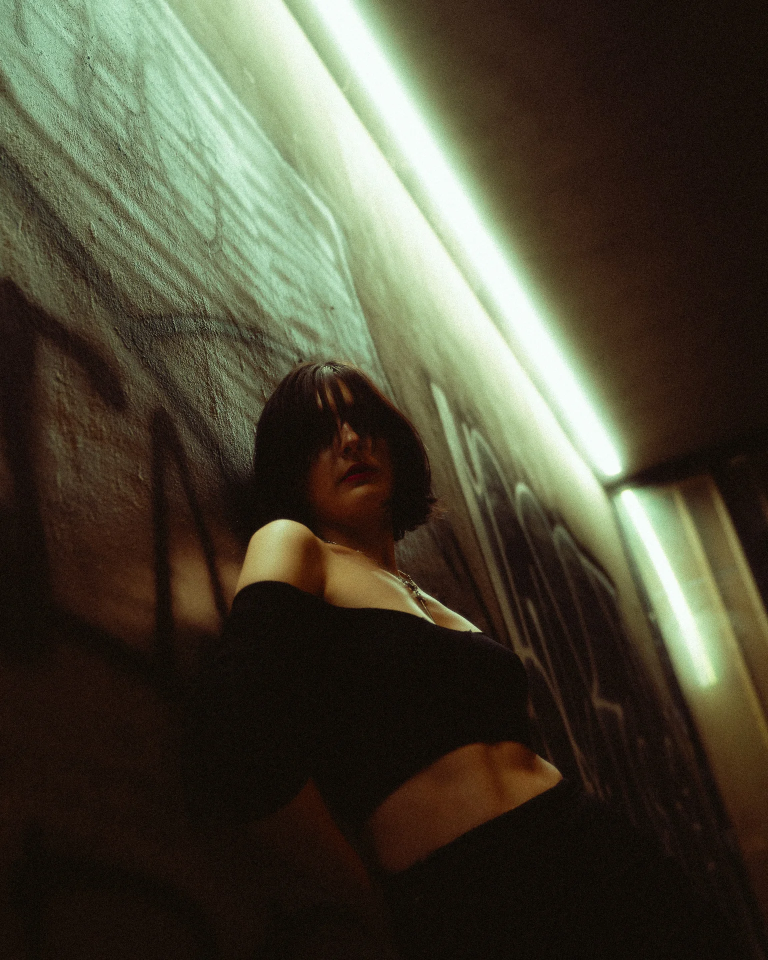
#> input picture src/assets/photos/portrait/hero.webp, 1536 x 1920 px (shown at 1/2 size)
$ python optimize_hero_thumbs.py
#> lines starting #> are read from the running program, lines starting #| are printed output that depends on the picture
#> in optimize_hero_thumbnail, img is the input picture: PIL image 1536x1920 RGB; mean R, G, B 74.3, 70.6, 54
#!/usr/bin/env python3
"""
Photo Collections - Hero Thumbnail Optimizer
Creates 768x768 center-cropped WebP thumbnails for fast hero image loading.

Usage:
    cd src/assets/photos/
    python3 optimize_hero_thumbs.py

This script:
1. Processes existing hero.webp images from each photo collection
2. Creates 768x768 center-cropped square thumbnails
3. Optimizes for fast loading in collection overview cards
4. Maintains high quality for larger displays while reducing file sizes significantly
"""

import os
import sys
from PIL import Image, ImageOps
import json

# Photo collections mapping
COLLECTIONS = {
    'portrait': {
        'input': 'portrait/hero.webp',
        'output': 'hero-thumbs/portrait-hero.webp',
        'name': 'Portrait Collection'
    },
    'aberrant': {
        'input': 'aberrant/hero.webp',
        'output': 'hero-thumbs/aberrant-hero.webp',
        'name': 'Aberrant Collection'
    },
    'performance': {
        'input': 'performance/hero.webp',
        'output': 'hero-thumbs/performance-hero.webp',
        'name': 'Performance Collection'
    },
    'astro': {
        'input': 'astro/hero.webp',
        'output': 'hero-thumbs/astro-hero.webp',
        'name': 'Astro Collection'
    }
}

def center_crop_to_square(image):
    """
    Crop image from center to create a perfect square.
    Maintains aspect ratio by cropping the longer dimension.
    """
    width, height = image.size
#> width = 1536; height = 1920

    if width == height:
        return image

    # Determine crop dimensions
    crop_size = min(width, height)
#> crop_size = 1536

    # Calculate crop coordinates (center crop)
    left = (width - crop_size) // 2
#> left = 0
    top = (height - crop_size) // 2
#> top = 192
    right = left + crop_size
#> right = 1536
    bottom = top + crop_size
#> bottom = 1728

    return image.crop((left, top, right, bottom))
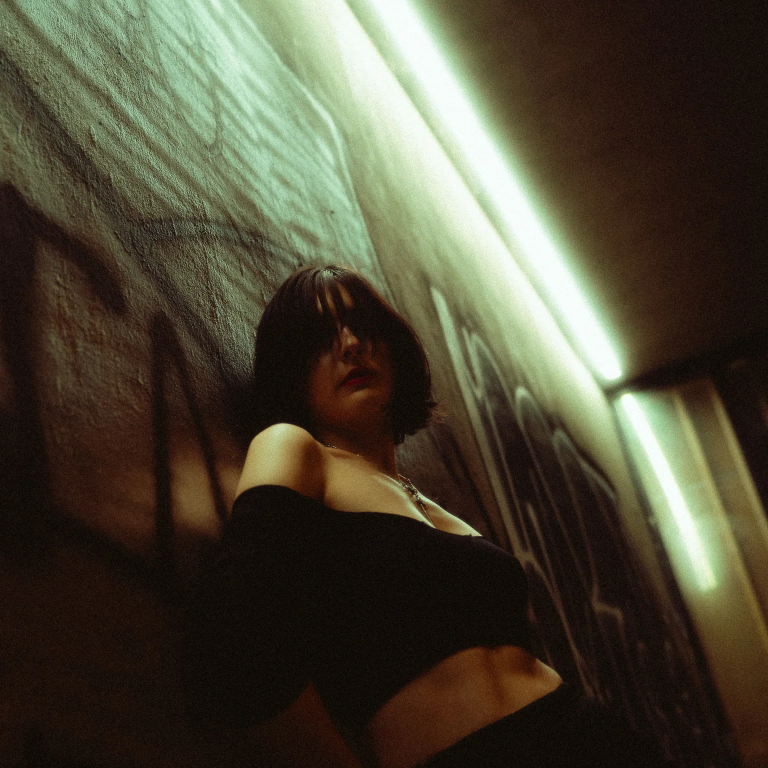
#> returned value: PIL image 1536x1536 RGB (shown at 1/2 size); mean R, G, B 76.5, 71.4, 54.1

def optimize_hero_thumbnail(input_path, output_path, size=768):
    """
    Create optimized hero thumbnail:
    1. Center crop to square
    2. Resize to target size (768x768)
    3. Convert to WebP with high quality optimization
    """
    try:
        # Open and process image
        with Image.open(input_path) as img:
            # Convert to RGB if necessary (handles RGBA, grayscale, etc.)
            if img.mode != 'RGB':
                img = img.convert('RGB')

            # Center crop to square
            img_square = center_crop_to_square(img)

            # Resize to target size with high quality resampling
            img_resized = img_square.resize((size, size), Image.Resampling.LANCZOS)
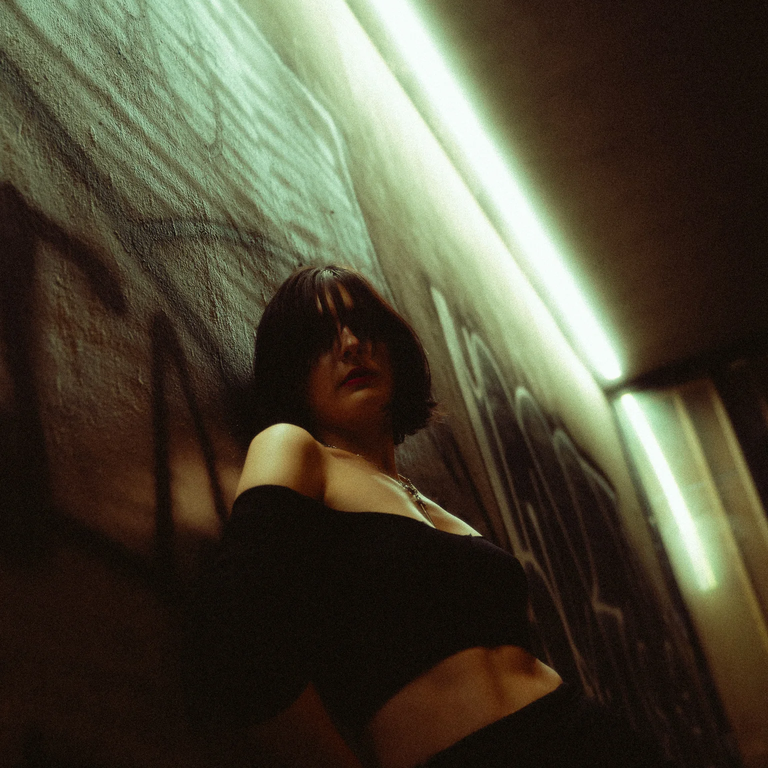
#> img_resized: PIL image 768x768 RGB; mean R, G, B 76.5, 71.4, 54.1

            # Save as optimized WebP with higher quality for hero images
            img_resized.save(
                output_path,
                'WEBP',
                quality=90,   # Higher quality for hero images
                method=6,     # Highest compression effort
                optimize=True
            )

            print(f"✓ Created hero thumbnail: {os.path.basename(output_path)} ({size}x{size})")
            return True

    except Exception as e:
        print(f"✗ Error processing {input_path}: {str(e)}")
        return False

def main():
    # Ensure we're in the right directory
    if not os.path.exists('hero-thumbs'):
        print("Creating hero-thumbs directory...")
        os.makedirs('hero-thumbs')

    print("Photo Collections - Hero Thumbnail Optimizer")
    print("=" * 60)

    success_count = 0
    total_count = len(COLLECTIONS)
    total_size_before = 0
    total_size_after = 0

    for collection_id, config in COLLECTIONS.items():
        input_path = config['input']
        output_path = config['output']
        collection_name = config['name']

        print(f"\nProcessing {collection_name}...")
        print(f"  Input:  {input_path}")
        print(f"  Output: {output_path}")

        # Check if input file exists
        if not os.path.exists(input_path):
            print(f"  ✗ Input file not found: {input_path}")
            continue

        # Get original file size
        original_size = os.path.getsize(input_path)
        original_size_kb = original_size / 1024
        total_size_before += original_size

        print(f"  Original size: {original_size_kb:.1f}KB")

        # Create thumbnail
        if optimize_hero_thumbnail(input_path, output_path):
            success_count += 1

            # Show optimized file size and savings
            if os.path.exists(output_path):
                new_size = os.path.getsize(output_path)
                new_size_kb = new_size / 1024
                total_size_after += new_size
                savings_percent = ((original_size - new_size) / original_size) * 100

                print(f"  Optimized size: {new_size_kb:.1f}KB")
                print(f"  Savings: {savings_percent:.1f}% reduction")
#> pass 2 of the loop in main, `for collection_id, config in COLLECTIONS.items():`:
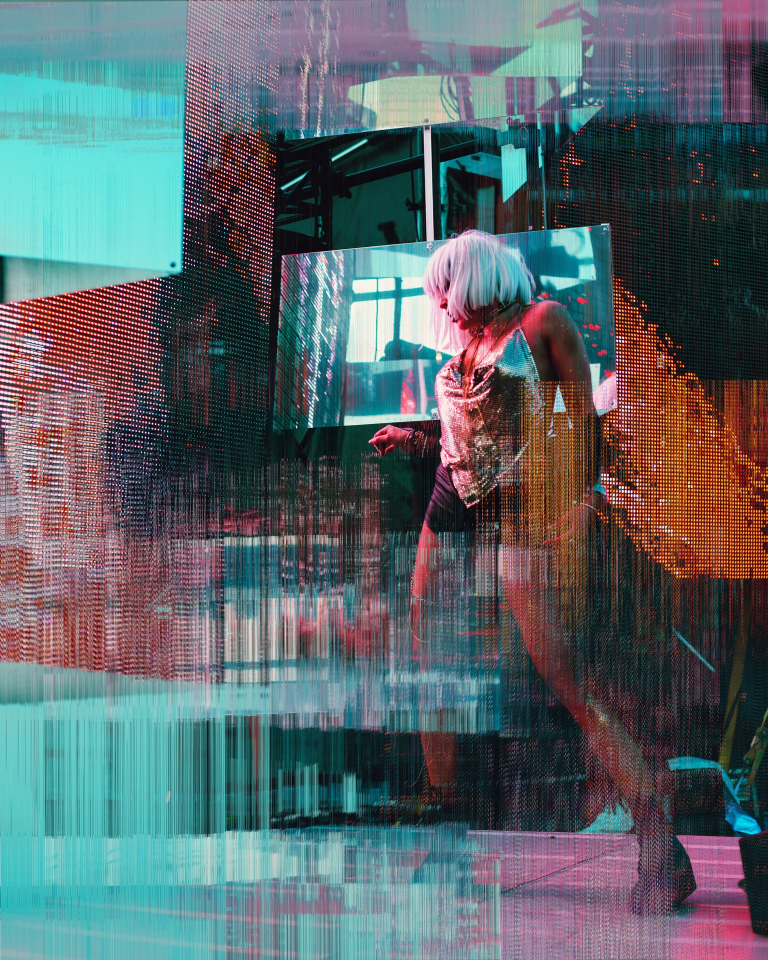
#> input picture src/assets/photos/aberrant/hero.webp, 1536 x 1920 px (shown at 1/2 size)
#> in optimize_hero_thumbnail, img is the input picture: PIL image 1536x1920 RGB; mean R, G, B 89.6, 102.1, 106.3
#> in center_crop_to_square (call 2), `return image.crop((left, top, right, bottom))`:
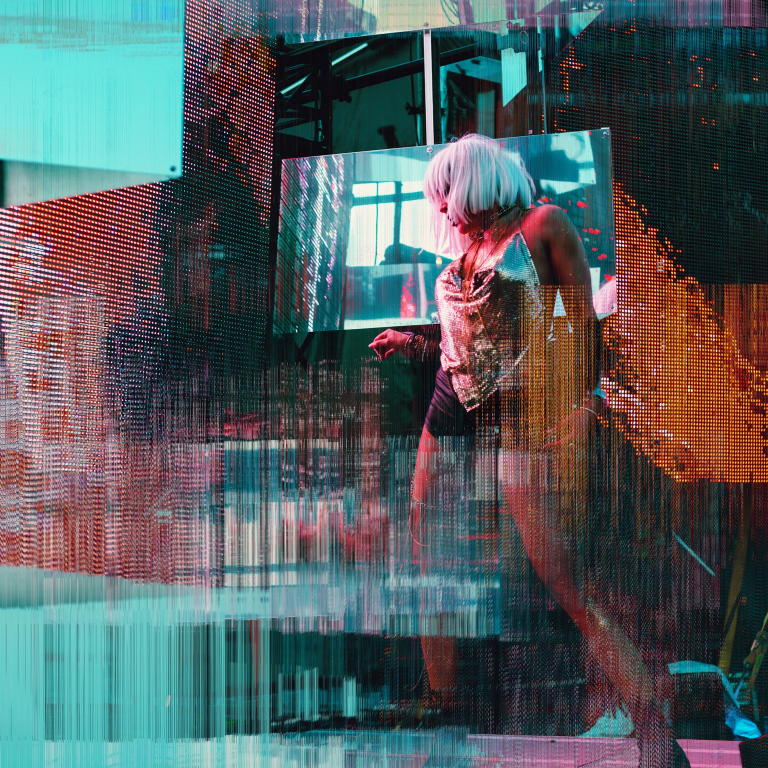
#> returned value: PIL image 1536x1536 RGB (shown at 1/2 size); mean R, G, B 82.5, 92.8, 94.6
#> in optimize_hero_thumbnail (call 2), `img_resized = img_square.resize((size, size), Image.Resampling.LANCZOS)`:
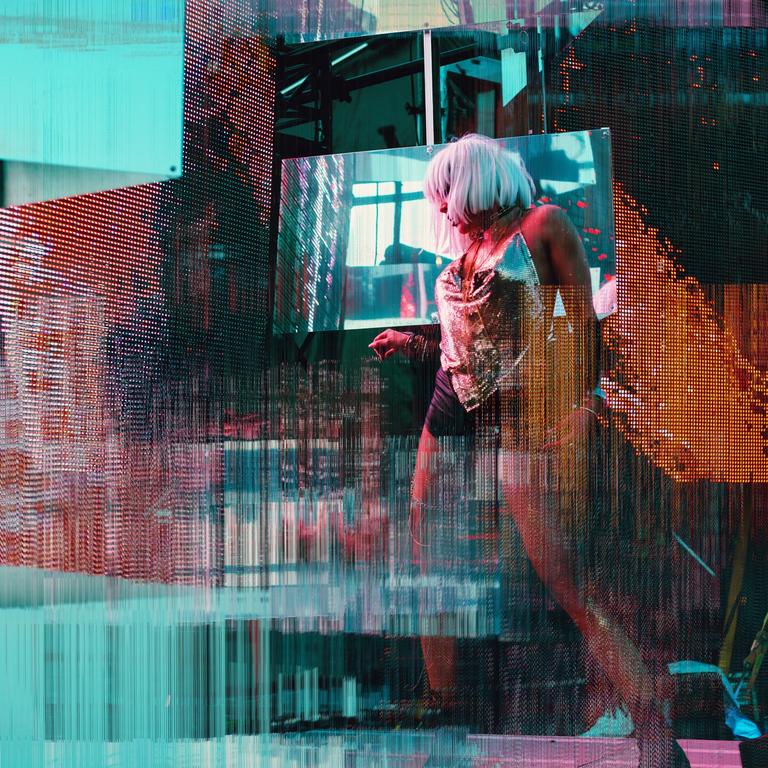
#> img_resized: PIL image 768x768 RGB; mean R, G, B 82.5, 92.8, 94.6
#> pass 3 of the loop in main, `for collection_id, config in COLLECTIONS.items():`:
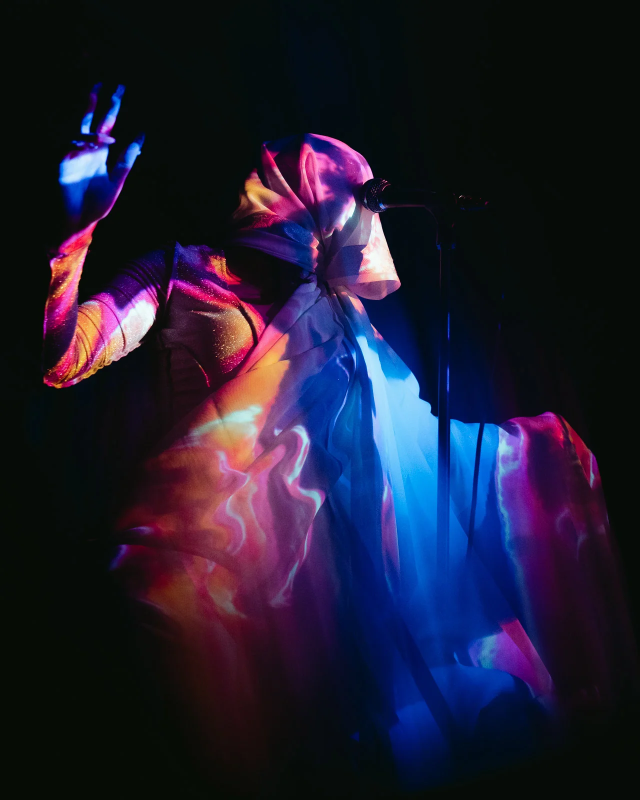
#> input picture src/assets/photos/performance/hero.webp, 1280 x 1600 px (shown at 1/2 size)
#> in optimize_hero_thumbnail, img is the input picture: PIL image 1280x1600 RGB; mean R, G, B 31.6, 28.3, 49.4
#> in center_crop_to_square (call 3), `return image.crop((left, top, right, bottom))`:
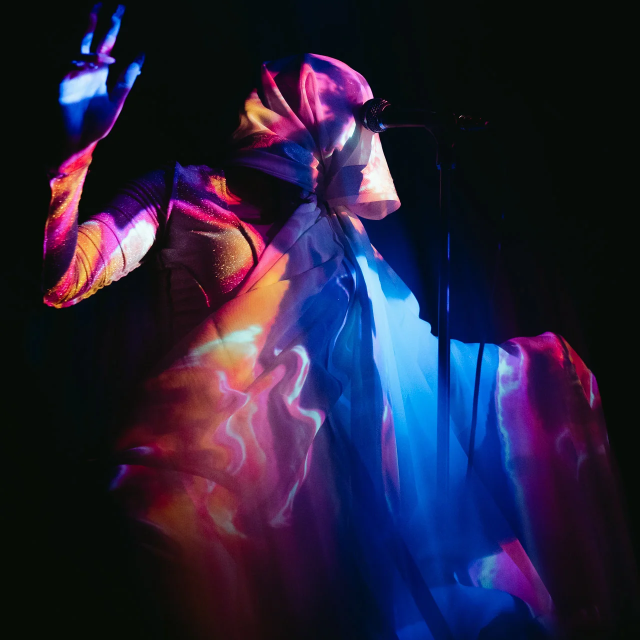
#> returned value: PIL image 1280x1280 RGB (shown at 1/2 size); mean R, G, B 38, 32.3, 58.5
#> in optimize_hero_thumbnail (call 3), `img_resized = img_square.resize((size, size), Image.Resampling.LANCZOS)`:
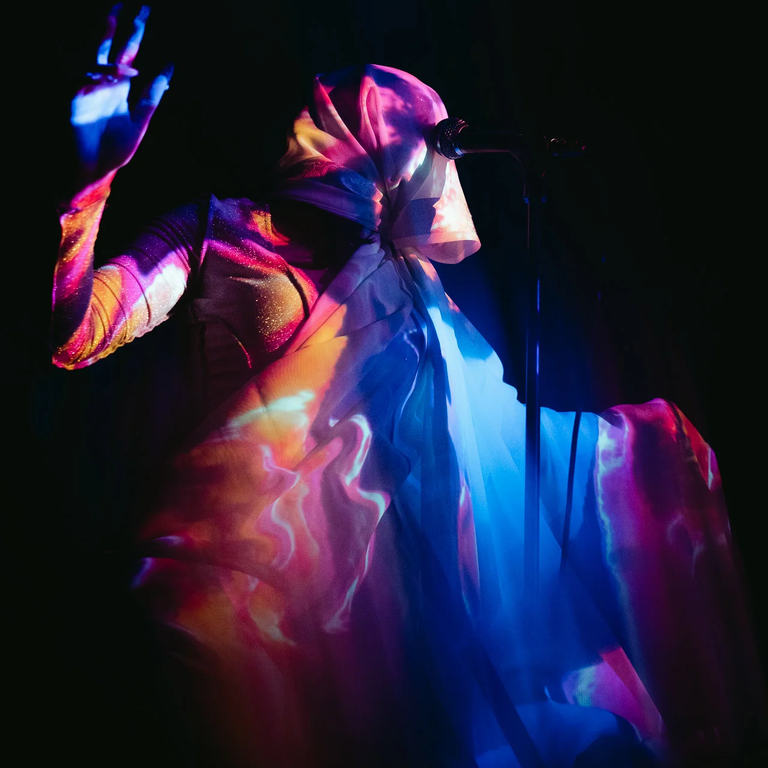
#> img_resized: PIL image 768x768 RGB; mean R, G, B 38, 32.3, 58.5
#> the loop made 4 passes; the first 3 are shown

    print("\n" + "=" * 60)
    print(f"Hero thumbnail optimization complete!")
    print(f"Successfully processed: {success_count}/{total_count} collections")

    if total_size_before > 0:
        total_savings = ((total_size_before - total_size_after) / total_size_before) * 100
        print(f"Total size before: {total_size_before/1024:.1f}KB")
        print(f"Total size after: {total_size_after/1024:.1f}KB")
        print(f"Total savings: {total_savings:.1f}% reduction")

    if success_count < total_count:
        print(f"Failed to process: {total_count - success_count} collections")
        print("Check file paths and ensure all input images exist.")
    else:
        print("All hero thumbnails generated successfully!")
        print("\nNext steps:")
        print("1. Import the new hero thumbnails in photo-collections.js")
        print("2. Update the collection data structure to use optimized heroes")
        print("3. Test the improved loading performance")

if __name__ == "__main__":
    main()
